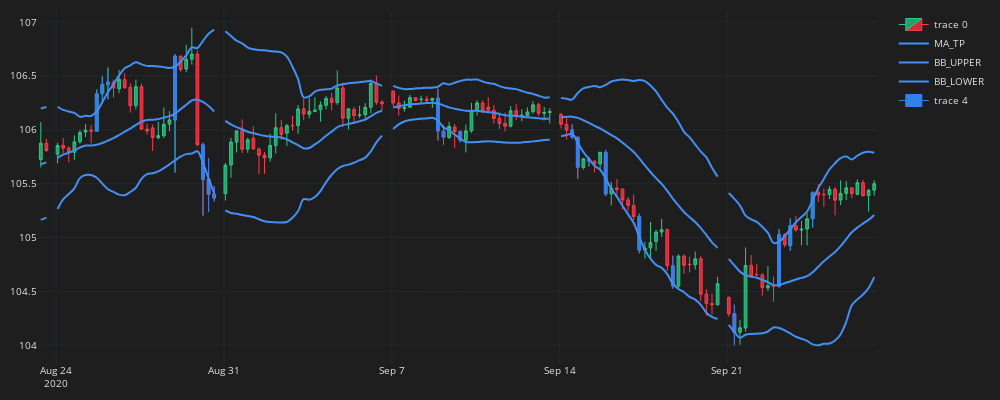

Source (notebook cell):
### Code cell
df_plot = df.iloc[1000:1150]
plot_candles(df_plot)

### Figure 1 — Plotly figure (JSON) as saved in the notebook; plotly's stock layout.template omitted (floating-point values rounded to 4 significant figures; data arrays with more than 128 entries replaced by an {"elided": "..."} marker saying what was removed)
{"data": [{"close": {"elided": "150 float values"}, "decreasing": {"fillcolor": "#CC2E3C", "line": {"color": "#FF3A4C"}}, "high": {"elided": "150 float values"}, "increasing": {"fillcolor": "#24A06B", "line": {"color": "#2EC886"}}, "line": {"width": 1}, "low": {"elided": "150 float values"}, "opacity": 1, "open": {"elided": "150 float values"}, "type": "candlestick", "x": {"elided": "150 str values"}}, {"line": {"color": "#4290f5", "shape": "spline", "width": 2}, "mode": "lines", "name": "MA_TP", "type": "scatter", "x": {"elided": "150 str values"}, "y": {"elided": "150 float values"}}, {"line": {"color": "#4290f5", "shape": "spline", "width": 2}, "mode": "lines", "name": "BB_UPPER", "type": "scatter", "x": {"elided": "150 str values"}, "y": {"elided": "150 float values"}}, {"line": {"color": "#4290f5", "shape": "spline", "width": 2}, "mode": "lines", "name": "BB_LOWER", "type": "scatter", "x": {"elided": "150 str values"}, "y": {"elided": "150 float values"}}, {"close": [106.3, 106.4, 106.4, 106.7, 105.5, 105.4, 105.4, 106.0, 105.9, 105.9, 105.9, 105.7, 105.7, 105.4, 104.9, 104.6, 104.1, 105.0, 105.1, 105.4], "decreasing": {"fillcolor": "#3480eb", "line": {"color": "#3480eb"}}, "high": [106.4, 106.5, 106.6, 106.7, 105.9, 105.7, 105.5, 106.4, 106.0, 106.0, 106.0, 105.9, 105.8, 105.8, 105.2, 104.8, 104.4, 105.1, 105.2, 105.4], "increasing": {"fillcolor": "#3480eb", "line": {"color": "#3480eb"}}, "line": {"width": 1}, "low": [106.0, 106.2, 106.3, 105.6, 105.2, 105.2, 105.3, 105.9, 105.9, 105.9, 105.9, 105.5, 105.7, 105.4, 104.9, 104.5, 104.0, 104.5, 104.9, 105.1], "opacity": 1, "open": [106.0, 106.3, 106.4, 106.1, 105.9, 105.5, 105.4, 106.3, 106.0, 106.0, 106, 105.9, 105.7, 105.8, 105.2, 104.7, 104.3, 104.5, 104.9, 105.2], "type": "candlestick", "x": ["2020-08-25T05:00:00+00:00", "2020-08-25T09:00:00+00:00", "2020-08-25T13:00:00+00:00", "2020-08-27T13:00:00+00:00", "2020-08-28T09:00:00+00:00", "2020-08-28T13:00:00+00:00", "2020-08-28T17:00:00+00:00", "2020-09-08T09:00:00+00:00", "2020-09-08T13:00:00+00:00", "2020-09-09T01:00:00+00:00", "2020-09-14T09:00:00+00:00", "2020-09-14T13:00:00+00:00", "2020-09-14T21:00:00+00:00", "2020-09-15T09:00:00+00:00", "2020-09-16T09:00:00+00:00", "2020-09-17T09:00:00+00:00", "2020-09-21T05:00:00+00:00", "2020-09-22T13:00:00+00:00", "2020-09-22T21:00:00+00:00", "2020-09-23T13:00:00+00:00"]}], "layout": {"font": {"color": "#e1e1e1", "size": 10}, "height": 400, "margin": {"b": 10, "l": 10, "r": 10, "t": 10}, "paper_bgcolor": "#1e1e1e", "plot_bgcolor": "#1e1e1e", "width": 1000, "xaxis": {"fixedrange": true, "gridcolor": "#1f292f", "rangebreaks": [{"bounds": ["sat", "mon"]}], "rangeslider": {"visible": false}, "showgrid": true}, "yaxis": {"gridcolor": "#1f292f", "showgrid": true}}}
